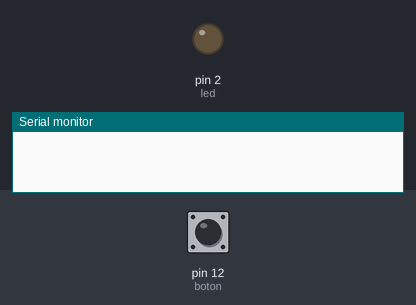
A sketch run on a simulated Arduino Uno, built with avr-gcc and run on an emulated ATmega328P. On the bench: output pins drawn as LEDs (lit = HIGH), the last lines printed to the serial monitor. The inputs (shaded band) are chosen by the test bench; at power-on: pin 12 (boton) LOW.

Above: at 1.2 s.
1.3 s: pin 12 (boton) pulled HIGH for 0.15 s
At 1.5 s:
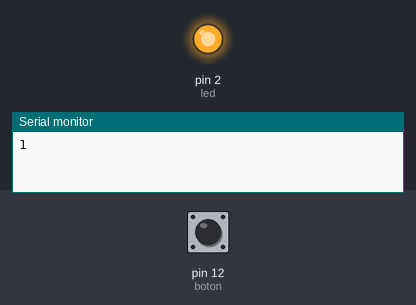
3.1 s: pin 12 (boton) pulled HIGH for 3.2 s
At 7.0 s:
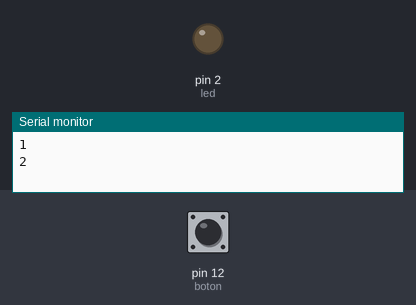
Timing chart, 0 to 8.5 s (numbered marks = the images above; inputs shaded):
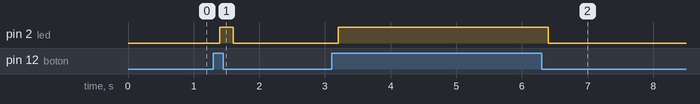

Measured:
- after the input at 1.3 s, pin 2 (led): LOW → HIGH after 0.10 s, → LOW 0.20 s later
- after the input at 3.1 s, pin 2 (led): LOW → HIGH after 0.10 s, → LOW 3.2 s later

The sketch:

boton_contador_antirrebote.ino
```cpp
//--------------------------------------------------
//Declara puertos de entradas y salidas y variables
//--------------------------------------------------
const int boton = 12; //Le ponemos nombre al pin 2
const int led = 2; //Le ponemos nombre al pin 13
int contador = 0;  //Variable para guardar la cuenta de pulsaciones
int estadoAnteriorBoton = 0; //Declaramos e inicializamos la variable
int valorBoton = 0; //Declaramos e inicializamos la variable
//------------------------------------
//Funcion principal
//------------------------------------
void setup() // Se ejecuta cada vez que el Arduino se inicia
{
  Serial.begin(9600);   //Inicia comunicación serie
  pinMode(boton,INPUT);     //Configura el pin 2 como una entrada, pulsador
  pinMode(led,OUTPUT);   //Configura el pin 13 como una salida, LED
}

//------------------------------------
//Funcion ciclica
//------------------------------------
void loop() // Esta funcion se mantiene ejecutando
{           //  cuando este alimentado el Arduino

valorBoton=digitalRead(boton); //Leemos el estado del pulsador
delay(100);
if(valorBoton!=estadoAnteriorBoton){ //Si hay un cambio de estado, entramos en el if

  if(valorBoton==1){
    contador++; //Aumentamos en una unidad la cuenta
    Serial.println(contador); //Imprime el valor por consola
    digitalWrite(led,HIGH); //Encendemos el led
  }
if(valorBoton==0){
    digitalWrite(led,LOW); //Apagamos el led
  }
}
estadoAnteriorBoton=valorBoton; //guardamos el estado actual del pulsador para la siguiente iteración
}
```
